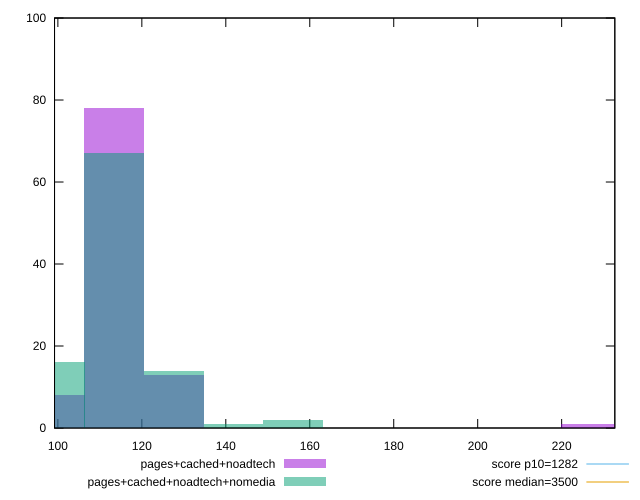

Write the gnuplot code that produced this figure.
reset

$pagesCachedNoadtech <<EOF
113.43131959618638 78
127.61023454570969 13
99.25240464666308 8
226.86263919237277 1
EOF

$pagesCachedNoadtechNomedia <<EOF
113.43131959618638 67
99.25240464666308 16
127.61023454570969 14
155.96806444475627 2
141.78914949523298 1
EOF

set key outside below
set boxwidth 14.178914949523298
set xrange [99.20399999999998:232.66399999999996]
set yrange [0:100]
set trange [0:100]
set style fill transparent solid 0.5 noborder

set parametric
set terminal svg size 640, 500 enhanced background rgb 'white'
set output "report_00011_2021-02-09T10:53:21.242Z/bootup-time/comparison/histogram/2_vs_3.svg"

plot $pagesCachedNoadtech title "pages+cached+noadtech" with boxes, \
     $pagesCachedNoadtechNomedia title "pages+cached+noadtech+nomedia" with boxes, \
     1282,t title "score p10=1282", \
     3500,t title "score median=3500"

reset
